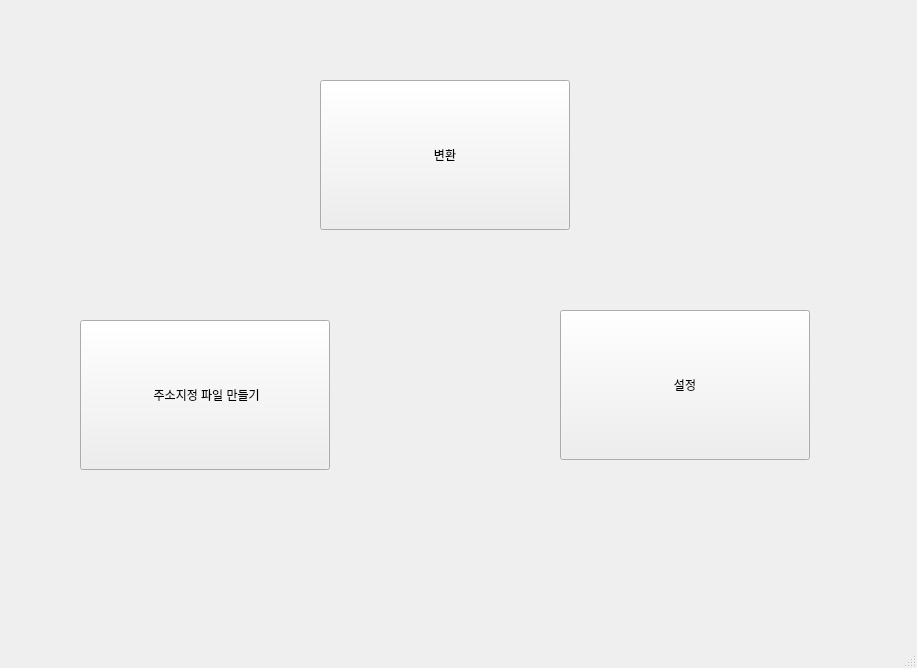
<?xml version="1.0" encoding="UTF-8"?>
<ui version="4.0">
 <class>MainWindow</class>
 <widget class="QMainWindow" name="MainWindow">
  <property name="geometry">
   <rect>
    <x>0</x>
    <y>0</y>
    <width>917</width>
    <height>668</height>
   </rect>
  </property>
  <property name="windowTitle">
   <string>MainWindow</string>
  </property>
  <widget class="QWidget" name="centralwidget">
   <widget class="QStackedWidget" name="stackedWidget">
    <property name="geometry">
     <rect>
      <x>0</x>
      <y>0</y>
      <width>901</width>
      <height>611</height>
     </rect>
    </property>
    <property name="currentIndex">
     <number>0</number>
    </property>
    <widget class="QWidget" name="main_page">
     <widget class="QPushButton" name="btn_move_exe">
      <property name="geometry">
       <rect>
        <x>320</x>
        <y>80</y>
        <width>250</width>
        <height>150</height>
       </rect>
      </property>
      <property name="text">
       <string>변환</string>
      </property>
     </widget>
     <widget class="QPushButton" name="btn_move_trans">
      <property name="geometry">
       <rect>
        <x>80</x>
        <y>320</y>
        <width>250</width>
        <height>150</height>
       </rect>
      </property>
      <property name="text">
       <string> 주소지정 파일 만들기</string>
      </property>
     </widget>
     <widget class="QPushButton" name="btn_move_setting">
      <property name="geometry">
       <rect>
        <x>560</x>
        <y>310</y>
        <width>250</width>
        <height>150</height>
       </rect>
      </property>
      <property name="text">
       <string>설정</string>
      </property>
     </widget>
    </widget>
    <widget class="QWidget" name="exe_page">
     <widget class="QPushButton" name="btn_set_trans">
      <property name="geometry">
       <rect>
        <x>20</x>
        <y>10</y>
        <width>141</width>
        <height>51</height>
       </rect>
      </property>
      <property name="text">
       <string>변환파일 지정</string>
      </property>
     </widget>
     <widget class="QPushButton" name="btn_set_input">
      <property name="geometry">
       <rect>
        <x>20</x>
        <y>190</y>
        <width>141</width>
        <height>41</height>
       </rect>
      </property>
      <property name="text">
       <string>input 파일 지정</string>
      </property>
     </widget>
     <widget class="QPushButton" name="btn_set_output">
      <property name="geometry">
       <rect>
        <x>450</x>
        <y>190</y>
        <width>141</width>
        <height>41</height>
       </rect>
      </property>
      <property name="text">
       <string> output 파일 지정</string>
      </property>
     </widget>
     <widget class="QLabel" name="trans_file_name">
      <property name="geometry">
       <rect>
        <x>20</x>
        <y>60</y>
        <width>401</width>
        <height>121</height>
       </rect>
      </property>
      <property name="styleSheet">
       <string notr="true">border: 4px dashed #aaa;
font-size: 12pt;</string>
      </property>
      <property name="text">
       <string>여기에 변환파일의 이름이 표시됩니다.</string>
      </property>
      <property name="alignment">
       <set>Qt::AlignCenter</set>
      </property>
     </widget>
     <widget class="QLabel" name="input_file_name">
      <property name="geometry">
       <rect>
        <x>20</x>
        <y>240</y>
        <width>421</width>
        <height>161</height>
       </rect>
      </property>
      <property name="styleSheet">
       <string notr="true">border: 4px dashed #aaa;
font-size: 12pt;</string>
      </property>
      <property name="text">
       <string>여기에 input 파일의 이름이 표시됩니다.</string>
      </property>
      <property name="alignment">
       <set>Qt::AlignCenter</set>
      </property>
     </widget>
     <widget class="QLabel" name="output_file_name">
      <property name="geometry">
       <rect>
        <x>450</x>
        <y>240</y>
        <width>441</width>
        <height>161</height>
       </rect>
      </property>
      <property name="styleSheet">
       <string notr="true">border: 4px dashed #aaa;
font-size: 12pt;</string>
      </property>
      <property name="text">
       <string>여기에 output 파일의 이름이 표시됩니다.</string>
      </property>
      <property name="alignment">
       <set>Qt::AlignCenter</set>
      </property>
     </widget>
     <widget class="QPushButton" name="btn_exe">
      <property name="geometry">
       <rect>
        <x>20</x>
        <y>490</y>
        <width>211</width>
        <height>111</height>
       </rect>
      </property>
      <property name="text">
       <string>변환</string>
      </property>
     </widget>
     <widget class="QPushButton" name="btn_return_main">
      <property name="geometry">
       <rect>
        <x>800</x>
        <y>580</y>
        <width>93</width>
        <height>28</height>
       </rect>
      </property>
      <property name="text">
       <string>뒤로</string>
      </property>
     </widget>
     <widget class="QLabel" name="lbl_result_txt">
      <property name="geometry">
       <rect>
        <x>230</x>
        <y>560</y>
        <width>561</width>
        <height>41</height>
       </rect>
      </property>
      <property name="text">
       <string/>
      </property>
     </widget>
     <widget class="QLabel" name="lbl_ex_output_name">
      <property name="geometry">
       <rect>
        <x>240</x>
        <y>570</y>
        <width>531</width>
        <height>31</height>
       </rect>
      </property>
      <property name="text">
       <string/>
      </property>
     </widget>
    </widget>
    <widget class="QWidget" name="create_trans_page">
     <widget class="QPushButton" name="btn_input_trans">
      <property name="geometry">
       <rect>
        <x>20</x>
        <y>20</y>
        <width>111</width>
        <height>31</height>
       </rect>
      </property>
      <property name="text">
       <string>파일 가져오기</string>
      </property>
     </widget>
     <widget class="QTableWidget" name="tbl_trans">
      <property name="geometry">
       <rect>
        <x>20</x>
        <y>150</y>
        <width>871</width>
        <height>431</height>
       </rect>
      </property>
      <property name="dragDropMode">
       <enum>QAbstractItemView::DragDrop</enum>
      </property>
      <property name="defaultDropAction">
       <enum>Qt::CopyAction</enum>
      </property>
      <property name="alternatingRowColors">
       <bool>true</bool>
      </property>
      <property name="selectionMode">
       <enum>QAbstractItemView::ExtendedSelection</enum>
      </property>
      <property name="selectionBehavior">
       <enum>QAbstractItemView::SelectItems</enum>
      </property>
      <attribute name="verticalHeaderVisible">
       <bool>false</bool>
      </attribute>
      <column>
       <property name="text">
        <string>시트</string>
       </property>
      </column>
      <column>
       <property name="text">
        <string>열</string>
       </property>
      </column>
      <column>
       <property name="text">
        <string>행</string>
       </property>
      </column>
      <column>
       <property name="text">
        <string>문단</string>
       </property>
      </column>
      <column>
       <property name="text">
        <string>시트</string>
       </property>
      </column>
      <column>
       <property name="text">
        <string>열</string>
       </property>
      </column>
      <column>
       <property name="text">
        <string>행</string>
       </property>
      </column>
     </widget>
     <widget class="QPushButton" name="btn_output_trans">
      <property name="geometry">
       <rect>
        <x>750</x>
        <y>120</y>
        <width>141</width>
        <height>31</height>
       </rect>
      </property>
      <property name="text">
       <string>Excel로 출력하기</string>
      </property>
     </widget>
     <widget class="QPushButton" name="btn_add_row">
      <property name="geometry">
       <rect>
        <x>20</x>
        <y>120</y>
        <width>93</width>
        <height>28</height>
       </rect>
      </property>
      <property name="text">
       <string>행추가</string>
      </property>
     </widget>
     <widget class="QPushButton" name="btn_return_previous">
      <property name="geometry">
       <rect>
        <x>200</x>
        <y>120</y>
        <width>93</width>
        <height>28</height>
       </rect>
      </property>
      <property name="text">
       <string>뒤로가기</string>
      </property>
     </widget>
     <widget class="QPushButton" name="btn_del_row">
      <property name="geometry">
       <rect>
        <x>110</x>
        <y>120</y>
        <width>93</width>
        <height>28</height>
       </rect>
      </property>
      <property name="text">
       <string>행삭제</string>
      </property>
     </widget>
     <widget class="QPushButton" name="btn_return_main_2">
      <property name="geometry">
       <rect>
        <x>800</x>
        <y>580</y>
        <width>93</width>
        <height>28</height>
       </rect>
      </property>
      <property name="text">
       <string>메인으로</string>
      </property>
     </widget>
     <widget class="QLabel" name="lbl_selected_file">
      <property name="geometry">
       <rect>
        <x>20</x>
        <y>50</y>
        <width>481</width>
        <height>61</height>
       </rect>
      </property>
      <property name="styleSheet">
       <string notr="true">border: 4px dashed #aaa;
font-size: 12pt;</string>
      </property>
      <property name="text">
       <string>여기에 가져온 파일명이 표기됩니다.</string>
      </property>
     </widget>
    </widget>
    <widget class="QWidget" name="setting_page">
     <widget class="QPushButton" name="btn_chn_suffix">
      <property name="geometry">
       <rect>
        <x>490</x>
        <y>110</y>
        <width>93</width>
        <height>28</height>
       </rect>
      </property>
      <property name="text">
       <string>설정</string>
      </property>
     </widget>
     <widget class="QPushButton" name="btn_chn_suf_num">
      <property name="geometry">
       <rect>
        <x>30</x>
        <y>250</y>
        <width>93</width>
        <height>28</height>
       </rect>
      </property>
      <property name="text">
       <string>_(2)</string>
      </property>
     </widget>
     <widget class="QLabel" name="label">
      <property name="geometry">
       <rect>
        <x>10</x>
        <y>20</y>
        <width>431</width>
        <height>21</height>
       </rect>
      </property>
      <property name="text">
       <string>접미어 설정</string>
      </property>
     </widget>
     <widget class="QLabel" name="label_2">
      <property name="geometry">
       <rect>
        <x>10</x>
        <y>220</y>
        <width>131</width>
        <height>16</height>
       </rect>
      </property>
      <property name="text">
       <string>2. 숫자 방식 지정</string>
      </property>
     </widget>
     <widget class="QPushButton" name="btn_chn_suf_num_2">
      <property name="geometry">
       <rect>
        <x>180</x>
        <y>250</y>
        <width>93</width>
        <height>28</height>
       </rect>
      </property>
      <property name="text">
       <string>_2</string>
      </property>
     </widget>
     <widget class="QPushButton" name="btn_chn_suf_num_3">
      <property name="geometry">
       <rect>
        <x>330</x>
        <y>250</y>
        <width>93</width>
        <height>28</height>
       </rect>
      </property>
      <property name="text">
       <string>2</string>
      </property>
     </widget>
     <widget class="QTextEdit" name="txt_suffix">
      <property name="geometry">
       <rect>
        <x>30</x>
        <y>110</y>
        <width>451</width>
        <height>31</height>
       </rect>
      </property>
     </widget>
     <widget class="QLabel" name="label_3">
      <property name="geometry">
       <rect>
        <x>30</x>
        <y>150</y>
        <width>171</width>
        <height>21</height>
       </rect>
      </property>
      <property name="text">
       <string>현재 설정된 접미어는</string>
      </property>
     </widget>
     <widget class="QLabel" name="lbl_save_name_txt">
      <property name="geometry">
       <rect>
        <x>200</x>
        <y>150</y>
        <width>271</width>
        <height>21</height>
       </rect>
      </property>
      <property name="text">
       <string>txtlb_save_name</string>
      </property>
     </widget>
     <widget class="QLabel" name="label_5">
      <property name="geometry">
       <rect>
        <x>10</x>
        <y>90</y>
        <width>101</width>
        <height>16</height>
       </rect>
      </property>
      <property name="text">
       <string>1. 직접 설정</string>
      </property>
     </widget>
     <widget class="QPushButton" name="btn_return_main_3">
      <property name="geometry">
       <rect>
        <x>800</x>
        <y>580</y>
        <width>93</width>
        <height>28</height>
       </rect>
      </property>
      <property name="text">
       <string>메인으로</string>
      </property>
     </widget>
    </widget>
   </widget>
  </widget>
  <widget class="QMenuBar" name="menubar">
   <property name="geometry">
    <rect>
     <x>0</x>
     <y>0</y>
     <width>917</width>
     <height>26</height>
    </rect>
   </property>
  </widget>
  <widget class="QStatusBar" name="statusbar"/>
 </widget>
 <resources/>
 <connections/>
</ui>
